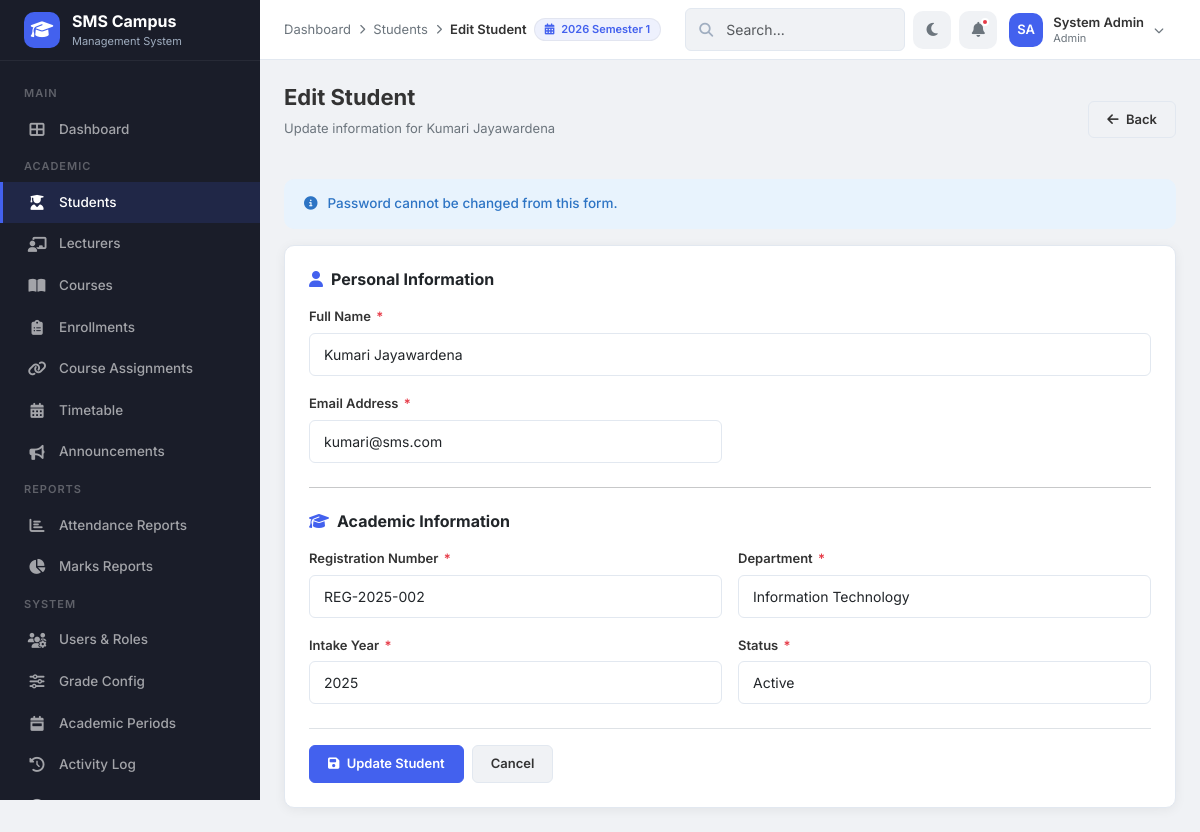
Screenshot of /modules/students/edit.php?student_id=2 (signed in) with the database file from the repository.
### tables this page shows
CREATE TABLE IF NOT EXISTS `academic_periods` (
    `period_id`  INT(11)      NOT NULL AUTO_INCREMENT,
    `name`       VARCHAR(100) NOT NULL,
    `start_date` DATE         NOT NULL,
    `end_date`   DATE         NOT NULL,
    `is_current` TINYINT(1)   NOT NULL DEFAULT 0,
    PRIMARY KEY (`period_id`)
);

CREATE TABLE IF NOT EXISTS `students` (
    `student_id`      INT(11)      NOT NULL AUTO_INCREMENT,
    `user_id`         INT(11)      NOT NULL,
    `registration_no` VARCHAR(50)  NOT NULL,
    `department`      VARCHAR(100) NOT NULL,
    `intake_year`     YEAR(4)      NOT NULL,
    `status`          ENUM('active','suspended','graduated') DEFAULT 'active',
    PRIMARY KEY (`student_id`),
    UNIQUE KEY `uk_students_reg` (`registration_no`),
    KEY `fk_students_user` (`user_id`),
    CONSTRAINT `fk_students_user` FOREIGN KEY (`user_id`) REFERENCES `users` (`id`) ON DELETE CASCADE
);

CREATE TABLE IF NOT EXISTS `users` (
    `id`         INT(11)      NOT NULL AUTO_INCREMENT,
    `full_name`  VARCHAR(100) NOT NULL,
    `email`      VARCHAR(100) NOT NULL,
    `password`   VARCHAR(255) NOT NULL,
    `role`       ENUM('admin','lecturer','student') NOT NULL DEFAULT 'student',
    `created_at` TIMESTAMP    NOT NULL DEFAULT CURRENT_TIMESTAMP,
    PRIMARY KEY (`id`),
    UNIQUE KEY `uk_users_email` (`email`)
);

### includes/helpers.php (called while the page is built, shortened)
<?php
function e($value) {
    return htmlspecialchars($value ?? '', ENT_QUOTES, 'UTF-8');
}
?>

### modules/students/edit.php (the view, shortened to what this page needs)
<?php
require_once '../../includes/helpers.php';
require_once '../../config/db.php';
$studentId = isset($_GET['student_id']) ? (int)$_GET['student_id'] : 0;
try {
    $stmt = $pdo->prepare("
        SELECT s.student_id, s.registration_no, s.department, s.intake_year, s.status, s.user_id,
               u.full_name, u.email
        FROM students s JOIN users u ON s.user_id = u.id WHERE s.student_id = ?
    ");
    $stmt->execute([$studentId]);
    $student = $stmt->fetch();
} catch (PDOException $e) {
    error_log("Fetch student error: " . $e->getMessage());
    redirectWithMessage('index.php', 'error', 'Error loading student data');
}
$formData = [
    'full_name'       => $student['full_name'],
    'email'           => $student['email'],
    'registration_no' => $student['registration_no'],
    'department'      => $student['department'],
    'intake_year'     => $student['intake_year'],
    'status'          => $student['status']
];
$breadcrumbs = [
    ['label' => 'Dashboard', 'url' => '../../dashboards/admin_dashboard.php'],
    ['label' => 'Students', 'url' => 'index.php'],
    ['label' => 'Edit Student']
];
require_once '../../includes/header.php';
?>
<div class="page-header">
    <div>
        <h1>Edit Student</h1>
        <p>Update information for <?php echo htmlspecialchars($student['full_name']); ?></p>
    </div>
    <a href="index.php" class="btn btn-light"><i class="fas fa-arrow-left me-1"></i> Back</a>
</div>
<div class="alert alert-info">
    <i class="fas fa-info-circle"></i> Password cannot be changed from this form.
</div>
<div class="card">
    <div class="card-body p-4">
        <form method="POST" action="">
            <h6 class="fw-700 mb-3"><i class="fas fa-user me-2 text-primary"></i>Personal Information</h6>
            <div class="row g-3 mb-4">
                <div class="col-md-12">
                    <label class="form-label">Full Name <span class="required">*</span></label>
                    <input type="text" class="form-control" name="full_name" value="<?php echo e($formData['full_name']); ?>" required>
                </div>
                <div class="col-md-6">
                    <label class="form-label">Email Address <span class="required">*</span></label>
                    <input type="email" class="form-control" name="email" value="<?php echo e($formData['email']); ?>" required>
                </div>
            </div>
            <hr class="my-4">
            <h6 class="fw-700 mb-3"><i class="fas fa-graduation-cap me-2 text-primary"></i>Academic Information</h6>
            <div class="row g-3 mb-4">
                <div class="col-md-6">
                    <label class="form-label">Registration Number <span class="required">*</span></label>
                    <input type="text" class="form-control" name="registration_no" value="<?php echo e($formData['registration_no']); ?>" required>
                </div>
                <div class="col-md-6">
                    <label class="form-label">Department <span class="required">*</span></label>
                    <input type="text" class="form-control" name="department" value="<?php echo e($formData['department']); ?>" required>
                </div>
                <div class="col-md-6">
                    <label class="form-label">Intake Year <span class="required">*</span></label>
                    <input type="number" class="form-control" name="intake_year" value="<?php echo e($formData['intake_year']); ?>" min="2000" max="2100" required>
                </div>
                <div class="col-md-6">
                    <label class="form-label">Status <span class="required">*</span></label>
                    <select class="form-select" name="status" required>
                        <option value="active" <?php echo $formData['status'] === 'active' ? 'selected' : ''; ?>>Active</option>
                    </select>
                </div>
            </div>
            <div class="d-flex gap-2 pt-3 border-top">
                <button type="submit" class="btn btn-primary"><i class="fas fa-save me-1"></i> Update Student</button>
                <a href="index.php" class="btn btn-light">Cancel</a>
            </div>
        </form>
    </div>
</div>
<?php require_once '../../includes/footer.php'; ?>

### includes/header.php (shortened to what this page needs)
<?php
if (!isset($hideSearch))   $hideSearch  = false;
if (!isset($isLoginPage)) $isLoginPage = false;
$_scriptPath = $_SERVER['SCRIPT_NAME'];
if (strpos($_scriptPath, '/dashboards/') !== false) {
    $assetBase = '../assets/';
} elseif (strpos($_scriptPath, '/modules/') !== false) {
    $assetBase = '../../assets/';
} else {
    $assetBase = 'assets/';
}
if (strpos($_scriptPath, '/dashboards/') !== false) {
    $includeBase = '../includes/';
} elseif (strpos($_scriptPath, '/modules/') !== false) {
    $includeBase = '../../includes/';
} else {
    $includeBase = 'includes/';
}
$userName   = $_SESSION['full_name'] ?? 'User';
$userRole   = $_SESSION['role'] ?? 'guest';
$nameParts  = explode(' ', $userName);
$_initials  = strtoupper(substr($nameParts[0], 0, 1));
if (count($nameParts) > 1) {
    $_initials .= strtoupper(substr(end($nameParts), 0, 1));
}
?>
<!DOCTYPE html>
<html lang="en">
<head>
    <link href="https://cdn.jsdelivr.net/npm/bootstrap@5.3.3/dist/css/bootstrap.min.css" rel="stylesheet">
    <link href="https://cdnjs.cloudflare.com/ajax/libs/font-awesome/6.5.1/css/all.min.css" rel="stylesheet">
    <link href="<?php echo $assetBase; ?>css/style.css" rel="stylesheet">
</head>
<body class="<?php echo $isLoginPage ? 'login-body' : ''; ?>">
<?php if (!$isLoginPage): ?>
    <?php require_once $includeBase . 'sidebar.php'; ?>
    <header class="topbar">
        <div class="topbar-left">
            <?php if (!empty($breadcrumbs)): ?>
            <div class="breadcrumb-nav">
                <?php foreach ($breadcrumbs as $i => $crumb): ?>
                    <?php if ($i > 0): ?><span class="separator"><i class="fas fa-chevron-right"></i></span><?php endif; ?>
                    <?php if (isset($crumb['url'])): ?>
                        <a href="<?php echo $crumb['url']; ?>"><?php echo htmlspecialchars($crumb['label']); ?></a>
                    <?php else: ?>
                        <span class="current"><?php echo htmlspecialchars($crumb['label']); ?></span>
                    <?php endif; ?>
                <?php endforeach; ?>
            </div>
            <?php endif; ?>
        </div>
        <div class="topbar-right">
            <div class="d-none d-md-flex align-items-center me-3" style="font-size: 13px;">
                <?php
                $currentPeriodName = 'No Active Period';
                if (isset($pdo)) {
                    try {
                        $cpStmt = $pdo->query("SELECT name FROM academic_periods WHERE is_current = 1 LIMIT 1");
                        if ($cp = $cpStmt->fetch()) {
                            $currentPeriodName = $cp['name'];
                        }
                    } catch (PDOException $e) {}
                }
                ?>
                <span class="badge" style="background:var(--primary-light); color:var(--primary); padding: 5px 10px; border: 1px solid rgba(0,0,0,0.05);"><i class="fas fa-calendar-alt me-1"></i> <?php echo htmlspecialchars($currentPeriodName); ?></span>
            </div>
            <?php if (!$hideSearch): ?>
            <div class="search-box d-none d-md-block" style="width:220px;">
                <i class="fas fa-search"></i>
                <input type="text" class="form-control form-control-sm" placeholder="Search...">
            </div>
            <?php endif; ?>
            <button class="topbar-icon-btn" id="darkModeToggle" title="Toggle Dark Mode">
                <i class="fas fa-moon"></i>
            </button>
            <button class="topbar-icon-btn" title="Notifications">
                <i class="fas fa-bell"></i>
                <span class="notification-dot"></span>
            </button>
            <div class="dropdown">
                <div class="user-dropdown" data-bs-toggle="dropdown" aria-expanded="false">
                    <div class="avatar-sm"><?php echo $_initials; ?></div>
                    <div class="user-meta d-none d-sm-block">
                        <div class="name"><?php echo htmlspecialchars($userName); ?></div>
                        <div class="role"><?php echo ucfirst($userRole); ?></div>
                    </div>
                    <i class="fas fa-chevron-down" style="font-size:10px; color:var(--text-muted);"></i>
                </div>
            </div>
        </div>
    </header>
    <main class="main-content">
<?php endif; ?>

### rows the page displays
academic_periods: name "2026 Semester 1"
students: user.full_name "Kumari Jayawardena", full_name "Kumari Jayawardena", email "kumari@sms.com", registration_no "REG-2025-002", department "Information Technology", intake_year "2025", status "Active"

### other values shown
$crumb['label'] "Dashboard"
$crumb['label'] "Students"
$crumb['label'] "Edit Student"
$_initials "SA"
$userName "System Admin"
$userRole "Admin"
